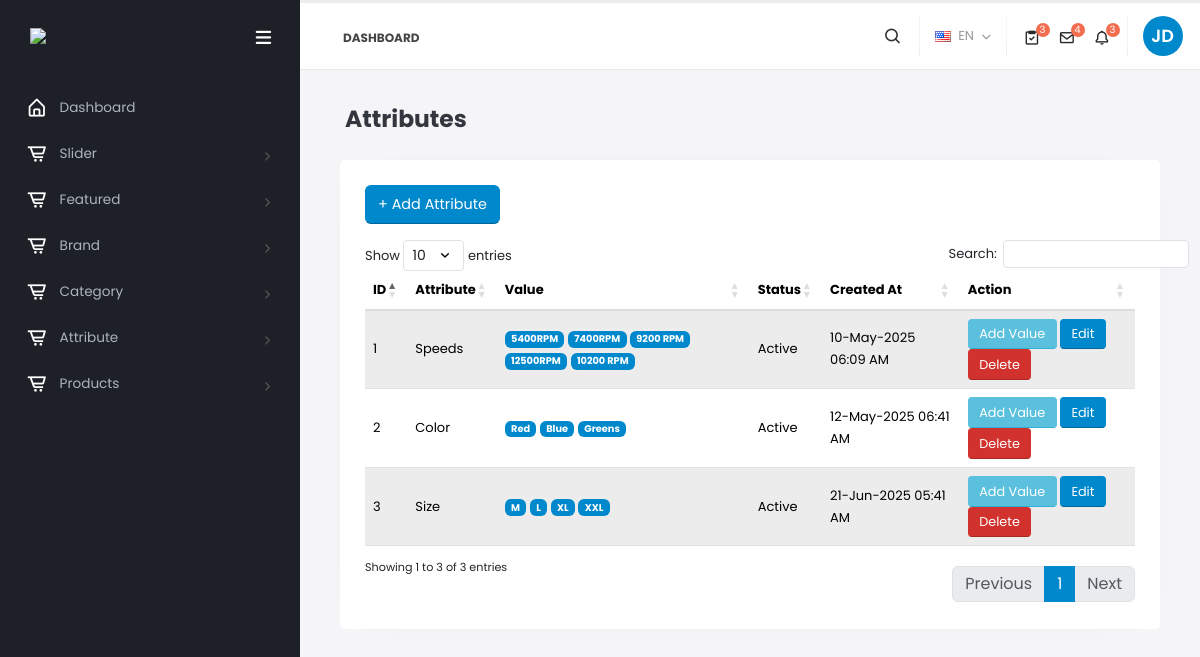
/admin/attributeList.php (signed in), run on the app's committed database.
### tables this page shows
CREATE TABLE IF NOT EXISTS `attribute` (
  `id` int NOT NULL AUTO_INCREMENT,
  `name` varchar(100) NOT NULL,
  `type` varchar(50) NOT NULL,
  `isActive` int DEFAULT '0',
  `create_at` timestamp NULL DEFAULT CURRENT_TIMESTAMP,
  PRIMARY KEY (`id`)
);

CREATE TABLE IF NOT EXISTS `attr_value` (
  `id` int NOT NULL AUTO_INCREMENT,
  `attr_id` int NOT NULL,
  `value` varchar(255) DEFAULT NULL,
  `isActive` int NOT NULL DEFAULT '0',
  `create_at` timestamp NULL DEFAULT CURRENT_TIMESTAMP,
  PRIMARY KEY (`id`)
);

### admin/config/db.php (called while the page is built, shortened)
<?php
class Db
{
    protected $dbName = 'ecoomercex';
    protected $dbHost = 'localhost';
    protected $dbUser = 'root';
    protected $dbPass = '';
    public function __construct()
    {
        $Dsn = "mysql:host=" . $this->dbHost . ';dbname=' . $this->dbName;
        try {
            $this->dbHandler = new PDO($Dsn, $this->dbUser, $this->dbPass);
        } catch (Exception $e) {
            $msg = $e->getMessage();
            echo '<script> alert("Could not Establish A Database Connection. Due to the following reason: ' . $msg . '"); </script>';
        }
    }
}

### admin/attributeList.php (the view, shortened to what this page needs)
<?php
include_once('./partials/meta.php');
include_once('./config/db.php');
$db = new Db();
if ($_SESSION['data']['email'] != null && $_SESSION['data']['login'] == true) {
    $sql = "SELECT * FROM attribute";
    $stmt = $db->dbHandler->prepare($sql);
    $stmt->execute();
    $attributes = $stmt->fetchAll(PDO::FETCH_ASSOC);
?>
    <section class="body">
        <?php include_once('./partials/header.php'); ?>
        <div class="inner-wrapper">
            <?php include_once('./partials/sidebar.php'); ?>
            <section role="main" class="content-body content-body-modern">
                <header class="page-header page-header-left-inline-breadcrumb">
                    <h2 class="font-weight-bold text-6">Attributes</h2>
                </header>
                <div class="row">
                    <div class="col">
                        <div class="card card-modern">
                            <div class="card-body">
                                <a href="attributeCreate.php" class="btn btn-primary mb-3">+ Add Attribute</a>
                                <table class="table table-ecommerce-simple table-striped mb-0" id="datatable">
                                    <thead>
                                        <tr>
                                            <th>ID</th>
                                            <th>Attribute</th>
                                            <th>Value</th>
                                            <th>Status</th>
                                            <th>Created At</th>
                                            <th>Action</th>
                                        </tr>
                                    </thead>
                                    <tbody>
                                        <?php foreach ($attributes as $attr): ?>
                                            <tr>
                                                <td><?= $attr['id'] ?></td>
                                                <td><?= $attr['name'] ?></td>
                                                <td>
                                                    <?php
                                                    if (isset($attr['id'])) {
                                                        $sql = "SELECT * FROM attr_value WHERE attr_id = ? ";
                                                        $stmt = $db->dbHandler->prepare($sql);
                                                        $stmt->bindParam(1, $attr['id']);
                                                        $stmt->execute();
                                                        $attribute = $stmt->fetchAll(PDO::FETCH_ASSOC);
                                                        foreach ($attribute as $item) {
                                                    ?>
                                                    <a href="editattrvlue.php?edit_attribute_id=<?= $item['id']; ?>">
                                                            <label class="badge bg-primary curser-hover">
                                                                <?php
                                                                echo $item['value'];
                                                                ?>
                                                            </label>
                                                            </a>
                                                    <?php
                                                        }
                                                    }
                                                    ?>
                                                </td>
                                                <td><?= $attr['isActive'] == 1 ? 'Active' : 'Inactive' ?></td>
                                                <td><?= date('d-M-Y H:i A', strtotime($attr['create_at'])) ?></td>
                                                <td>
                                                    <a href="addattrvalue.php?attribute_id=<?= $attr['id'] ?>" class="btn btn-sm btn-info">Add Value</a>
                                                    <a href="attributeEdit.php?attribute_id=<?= $attr['id'] ?>" class="btn btn-sm btn-primary">Edit</a>
                                                    <a href="attributeIndex.php?attribute_id=<?= $attr['id'] ?>" onclick="return confirm('Are you sure?');" class="btn btn-sm btn-danger">Delete</a>
                                                </td>
                                            </tr>
                                        <?php endforeach; ?>
                                    </tbody>
                                </table>
                            </div>
                        </div>
                    </div>
                </div>
            </section>
        </div>
    </section>
    <?php include_once('./partials/footer.php'); ?>
<?php } else {
    header('Location: login.php');
}
?>

### admin/partials/meta.php (shortened to what this page needs)
<!doctype html>
<html class="modern fixed has-top-menu has-left-sidebar-half">
<head>
	<link rel="stylesheet" href="vendor/bootstrap/css/bootstrap.css" />
	<link rel="stylesheet" href="vendor/animate/animate.compat.css">
	<link rel="stylesheet" href="vendor/font-awesome/css/all.min.css" />
	<link rel="stylesheet" href="vendor/boxicons/css/boxicons.min.css" />
	<link rel="stylesheet" href="vendor/magnific-popup/magnific-popup.css" />
	<link rel="stylesheet" href="vendor/bootstrap-datepicker/css/bootstrap-datepicker3.css" />
	<link rel="stylesheet" href="vendor/morris/morris.css" />
	<link rel="stylesheet" href="vendor/datatables/media/css/dataTables.bootstrap5.css" />
	<link rel="stylesheet" href="https://cdn.ckeditor.com/ckeditor5/45.1.0/ckeditor5.css">
	<link rel="stylesheet" href="assets/css/theme.css" />
	<link rel="stylesheet" href="assets/css/layouts/modern.css" />
	<link rel="stylesheet" href="assets/css/skins/default.css" />
	<link rel="stylesheet" href="assets/css/custom.css">
</head>
<body>

### admin/partials/header.php (shortened to what this page needs)
<header class="header header-nav-menu header-nav-links">
				<div class="logo-container">
					<a href="../" class="logo">
						<img src="assets/img/logo-modern.png" class="logo-image" width="90" height="24" alt="Porto Admin" /><img src="img/logo-default.png" class="logo-image-mobile" width="90" height="41" alt="Porto Admin" />
					</a>
					<div class="header-nav collapse">
						<div class="header-nav-main header-nav-main-effect-1 header-nav-main-sub-effect-1 header-nav-main-square">
							<nav>
								<ul class="nav nav-pills" id="mainNav">
									<li class="">
									    <a class="nav-link" href="dashboard.php">
									        Dashboard
									    </a>
									</li>
								</ul>
							</nav>
						</div>
					</div>
				</div>
				<div class="header-right">
					<a class="btn search-toggle d-none d-md-inline-block d-xl-none" data-toggle-class="active" data-target=".search"><i class="bx bx-search"></i></a>
					<a class="dropdown-language nav-link" href="#" role="button" id="dropdownLanguage" data-bs-toggle="dropdown" aria-haspopup="true" aria-expanded="false">
						<img src="assets/img/blank.gif" class="flag flag-us" alt="English" /> EN
						<i class="fas fa-chevron-down"></i>
					</a>
					<ul class="notifications">
						<li>
							<a href="#" class="dropdown-toggle notification-icon" data-bs-toggle="dropdown">
								<i class="bx bx-task"></i>
								<span class="badge">3</span>
							</a>
						</li>
						<li>
							<a href="#" class="dropdown-toggle notification-icon" data-bs-toggle="dropdown">
								<i class="bx bx-envelope"></i>
								<span class="badge">4</span>
							</a>
						</li>
						<li>
							<a href="#" class="dropdown-toggle notification-icon" data-bs-toggle="dropdown">
								<i class="bx bx-bell"></i>
								<span class="badge">3</span>
							</a>
						</li>
					</ul>
					<div id="userbox" class="userbox">
						<a href="#" data-bs-toggle="dropdown">
							<span class="profile-picture profile-picture-as-text">JD</span>
						</a>
					</div>
				</div>
			</header>

### admin/partials/sidebar.php (shortened to what this page needs)
<aside id="sidebar-left" class="sidebar-left">
    <div class="sidebar-header">
        <div class="sidebar-toggle d-none d-md-flex" data-toggle-class="sidebar-left-collapsed" data-target="html" data-fire-event="sidebar-left-toggle">
            <i class="fas fa-bars" aria-label="Toggle sidebar"></i>
        </div>
    </div>
    <div class="nano">
        <div class="nano-content">
            <nav id="menu" class="nav-main" role="navigation">
                <ul class="nav nav-main">
                    <li>
                        <a class="nav-link" href="dashboard.php">
                            <i class="bx bx-home-alt" aria-hidden="true"></i>
                            <span>Dashboard</span>
                        </a>
                    </li>
                    <li class="nav-parent ">
                        <a class="nav-link" href="#">
                            <i class="bx bx-cart-alt" aria-hidden="true"></i>
                            <span>Slider</span>
                        </a>
                    </li>
                    <li class="nav-parent  ">
                        <a class="nav-link" href="#">
                            <i class="bx bx-cart-alt" aria-hidden="true"></i>
                            <span>Featured</span>
                        </a>
                    </li>
                    <li class="nav-parent  ">
                        <a class="nav-link" href="#">
                            <i class="bx bx-cart-alt" aria-hidden="true"></i>
                            <span>Brand</span>
                        </a>
                    </li>
                    <li class="nav-parent  ">
                        <a class="nav-link" href="#">
                            <i class="bx bx-cart-alt" aria-hidden="true"></i>
                            <span>Category</span>
                        </a>
                    </li>
                    <li class="nav-parent ">
                        <a class="nav-link" href="#">
                            <i class="bx bx-cart-alt" aria-hidden="true"></i>
                            <span>Attribute</span>
                        </a>
                    </li>
                    <li class="nav-parent ">
                        <a class="nav-link" href="#">
                            <i class="bx bx-cart-alt" aria-hidden="true"></i>
                            <span>Products</span>
                        </a>
                    </li>
                </ul>
            </nav>
            <hr class="separator" />
        </div>
    </div>
</aside>

### admin/partials/footer.php (shortened to what this page needs)
</body>
</html>

### admin/assets/css/layouts/modern.css (style rules this page uses)
html.modern html, html.modern body { background: #f5f5f8; }
html.modern body { font-family: "Poppins", sans-serif; }
html.modern .header { height: 70px; z-index: 1011; }
html.modern .header.header-nav-menu .logo .logo-image { display: none; }
@media only screen and (min-width: 768px) { html.modern .header.header-nav-menu .logo { position: absolute; left: 0; padding: 15px 20px 0 15px; } }
@media only screen and (min-width: 768px) { html.modern .header.header-nav-menu .logo:after { width: 300px; height: 70px; background: #1D2127; left: -15px; pointer-events: none; border: 0; z-index: -1; } }
@media only screen and (min-width: 768px) { html.modern .header.header-nav-menu .logo .logo-image { display: block; } }
@media (min-width: 992px) { html.modern .header.header-nav-menu .header-nav { margin-left: 300px; } }
html.modern .header.header-nav-menu .header-nav-main { display: flex !important; align-items: center; min-height: 70px; margin: 0; margin-left: 25px; }
html.modern .header.header-nav-menu .search-toggle { color: #333; font-size: 19.2px; font-size: 1.2rem; padding-right: 0; padding-top: 15px; }
html.modern .header-right { display: flex; align-items: center; height: 66px; }
html.modern .dropdown-language { color: #999; padding-left: 0; padding-right: 0; }
html.modern .dropdown-language .flag { margin-right: 4px; }
html.modern .dropdown-language > i { margin-left: 4px; font-size: 9.6px; font-size: 0.6rem; }
html.modern .notifications > li .notification-icon { font-size: 22.4px; font-size: 1.4rem; box-shadow: none; background: transparent; width: 20px; }
html.modern .notifications > li .notification-icon i { color: #292929; }
html.modern .notifications > li .notification-icon .badge { background: #f26c4f; width: 14px; height: 14px; padding: 0; display: flex; align-items: center; justify-content: center; line-height: 1; padding-right: 1px; top: 0; }
html.modern .notifications > li + li { margin-left: 5px; }
html.modern .userbox { margin: 0 17px 0 0; }
html.modern .userbox .profile-picture.profile-picture-as-text { display: inline-flex; align-items: center; justify-content: center; background: #CCC; color: #FFF; font-weight: 600; width: 40px; height: 40px; border-radius: 100%; font-size: 17.6px; font-size: 1.1rem; padding-right: 1px; }
html.modern .sidebar-left { padding-bottom: 0; z-index: 1011; }
html.modern .sidebar-left .sidebar-header { height: 10px; }
html.modern .sidebar-left .sidebar-header .sidebar-toggle { display: flex !important; align-items: center; justify-content: center; top: -60px; background-color: #1d2127; height: 75px; }
html.modern .sidebar-left .sidebar-header .sidebar-toggle i { font-size: 17.6px; font-size: 1.1rem; color: #FFF; }
html.modern ul.nav-main { margin-top: 15px; }
html.modern ul.nav-main li > a { position: relative; display: flex; font-size: 13.6px; font-size: 0.85rem; }
html.modern ul.nav-main li i { color: #FFF; }
html.modern ul.nav-main li i.bx { font-size: 21.6px; font-size: 1.35rem; }
html.modern ul.nav-main li.nav-parent > a:after { content: "\f054"; font-size: 9.6px; font-size: 0.6rem; color: #57595b; transition: ease color 300ms, ease transform 300ms; }
@media (max-width: 1440px) and (min-width: 768px) { html.modern:not(.sidebar-left-collapsed) .header.header-nav-menu .search-toggle { display: inline-block !important; } }
@media (min-width: 992px) and (max-width: 1440px) { html.modern:not(.sidebar-left-collapsed) .header.header-nav-menu .header-nav-main nav > ul > li > a { padding: 10px 8px; } }
html.modern.fixed .page-header { top: 69px; }

### admin/assets/css/skins/default.css (style rules this page uses)
a { color: #0088CC; }
html .bg-primary, html .background-color-primary { background-color: #0088CC !important; }
.page-header h2 { border-bottom-color: #0088CC; }
html.modern .userbox .profile-picture.profile-picture-as-text { background: #0088CC; }
.nav-link { color: #0088CC; }
html .btn-primary { background-color: #0088CC; border-color: #0088CC #0088CC #006699; color: #FFF; }
.notifications .notification-menu:before, .notifications .notification-icon:before { border-bottom-color: #0088CC; }

### admin/attributeList.php (style rules this page uses)
.curser-hover { cursor: pointer !important; }

### data on the page
attribute: id "1", name "Speeds", isActive "Active", create_at "10-May-2025 06:09 AM"
attr_value: value "5400RPM"
attr_value: value "7400RPM"
attr_value: value "9200 RPM"
attr_value: value "12500RPM"
attr_value: value "10200 RPM"
attribute: id "2", name "Color", isActive "Active", create_at "12-May-2025 06:41 AM"
attr_value: value "Red"
attr_value: value "Blue"
attr_value: value "Greens"
attribute: id "3", name "Size", isActive "Active", create_at "21-Jun-2025 05:41 AM"
attr_value: value "M"
attr_value: value "L"
attr_value: value "XL"
attr_value: value "XXL"
